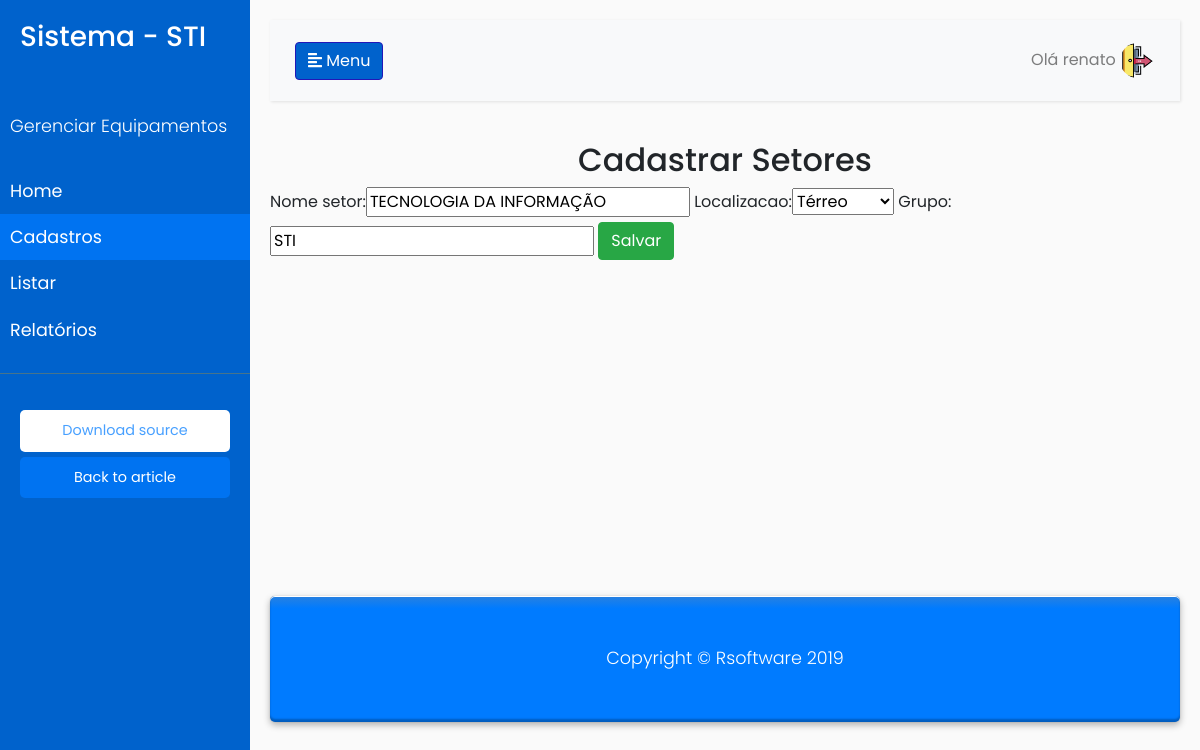
Screenshot of /setores/update/1 (signed in) with the database file from the repository.
### setores/models.py (models this page shows, shortened)
class Setor(models.Model):
    nome_setor = models.CharField(max_length=30, unique=True)
    localizacao = models.CharField(max_length=8, choices=LOCAL_CHOICES)
    grupo = models.CharField(max_length=30)

### setores/views.py (the view)
# urls.py: path('update/<int:id>', setores_update, name="setores_update"),
@login_required
def setores_update(request, id):
    setor = get_object_or_404(Setor, pk=id)
    form = SetorForm(request.POST or None, instance=setor)
    if form.is_valid():
        form.save()
        return redirect('setores_list')
    return render(request, 'setores_form.html', {'form': form})

### setores/forms.py
class SetorForm(ModelForm):
    class Meta:
        model = Setor
        fields = ['nome_setor', 'localizacao', 'grupo']

### setores/templates/setores_form.html (shortened to what this page needs)
{% extends 'base.html' %}
{% load bootstrap%}
{% block main %}
     <h2 class="cadastro" text align="center">Cadastrar Setores</h2>
    <div class="wrapper fadeInDown">
    <div id="formSetor">
    <form method="POST">
            {{ form|bootstrap }}
             <button type="submit" class="btn btn-success">Salvar</button>
        </form>
         </div>
    </div>
{% endblock %}

### templates/base.html (shortened to what this page needs)
{% load static %}
<!DOCTYPE html>
<html>
<head>
    <link rel="stylesheet" href="https://stackpath.bootstrapcdn.com/bootstrap/4.1.0/css/bootstrap.min.css"
>
    <link rel="stylesheet" href="{% static 'assets/css/style.css' %}">
</head>
<body>
    <div class="wrapper">
        <nav id="sidebar">
            <div class="sidebar-header">
                <h3>Sistema - STI</h3>
            </div>
            <ul class="list-unstyled components">
                <p>Gerenciar Equipamentos</p>
                <li>
                    <a href="{% url 'home' %}">Home</a>
                </li>
                <li class="active">
                    <a href="#homeSubmenu" data-toggle="collapse" aria-expanded="false">Cadastros</a>
                </li>
                <li>
                    <a href="#pageSubmenu" data-toggle="collapse" aria-expanded="false">Listar</a>
                </li>
                <li>
                    <a href="{% url 'relatorios' %}">Relatórios</a>
                </li>
            </ul>
            <ul class="list-unstyled CTAs">
                <li><a href="https://bootstrapious.com/tutorial/files/sidebar.zip" class="download">Download source</a>
                </li>
                <li><a href="https://bootstrapious.com/p/bootstrap-sidebar" class="article">Back to article</a></li>
            </ul>
        </nav>
        <div id="content">
            <nav class="navbar navbar-expand-lg navbar-light bg-light">
                <div class="container-fluid">
                    <button type="button" id="sidebarCollapse" class="btn btn-info">
                        <i class="fas fa-align-left"></i>
                        <span>Menu</span>
                    </button>
                    <div class="collapse navbar-collapse" id="navbarSupportedContent">
                        <ul class="nav navbar-nav ml-auto">
                            <li class="nav-item dropdown">
                                {% if user.is_authenticated %}
                                <a class="nav-link pr-0" id="navbarDropdownUser" href="#" role="button"
                                    data-toggle="dropdown" aria-haspopup="true" aria-expanded="false">
                                    Olá {{ user.username }}
                                    <img class="rounded-circle" src="{% static 'assets/img/renato.png' %}" alt=""
                                        width="35px" height="35px">
                                    {% else %}
                                    <a href="{% url 'login' %}" class="btn btn-light">Entrar</a>
                                    {% endif %}
                                </a>
                            </li>
                        </ul>
                    </div>
                </div>
            </nav>
            {% block main %}
            {% endblock %}
            <footer class="py-5 bg-primary">
                <div class="container">
                    <p class="m-0 text-center text-white">Copyright &copy; Rsoftware 2019</p>
                </div>
            </footer>
        </div>
    </div>
</body>
</html>

### static/assets/css/style.css (style rules this page uses)
body { font-family: 'Poppins', sans-serif; background: #fafafa; }
p { font-family: 'Poppins', sans-serif; font-size: 1.1em; font-weight: 300; line-height: 1.7em; color: #999; }
footer { margin-top: 336px; box-shadow: 0 0 1px rgba(0, 0, 0, 0.3), 0 3px 7px rgba(0, 0, 0, 0.3), inset 0 1px rgba(255,255,255,1), inset 0 -3px 2px rgba(0,0,0,0.25); border-radius: 5px; background: linear-gradient(#2981df, #007bff 10%); }
a, a:hover, a:focus { color: inherit; text-decoration: none; transition: all 0.3s; }
.navbar { padding: 15px 10px; background: #fff; border: none; border-radius: 0; margin-bottom: 40px; box-shadow: 1px 1px 3px rgba(0, 0, 0, 0.1); }
.wrapper { display: flex; width: 100%; align-items: stretch; }
#sidebar { min-width: 250px; max-width: 250px; background: #0062cc; color: #fff; transition: all 0.3s; }
#sidebar .sidebar-header { padding: 20px; background: #0062cc; }
#sidebar ul.components { padding: 20px 0; border-bottom: 1px solid #47748b; }
#sidebar ul p { color: #fff; padding: 10px; }
#sidebar ul li a { padding: 10px; font-size: 1.1em; display: block; }
#sidebar ul li.active>a, a[aria-expanded="true"] { color: #fff; background: #007bffb8; }
a[data-toggle="collapse"] { position: relative; }
ul.CTAs { padding: 20px; }
ul.CTAs a { text-align: center; font-size: 0.9em !important; display: block; border-radius: 5px; margin-bottom: 5px; }
a.download { background: #fff; color: #007bffb8; }
a.article, a.article:hover { background: #007bffb8 !important; color: #fff !important; }
#content { width: 100%; padding: 20px; min-height: 100vh; transition: all 0.3s; }
.btn-info { background-color: #0062cc; border-color: #2217b8; }

### rows the page displays
Setor: nome_setor "TECNOLOGIA DA INFORMAÇÃO", localizacao "Térreo", grupo "STI"

### other values shown
{{ user.username }} "renato"
